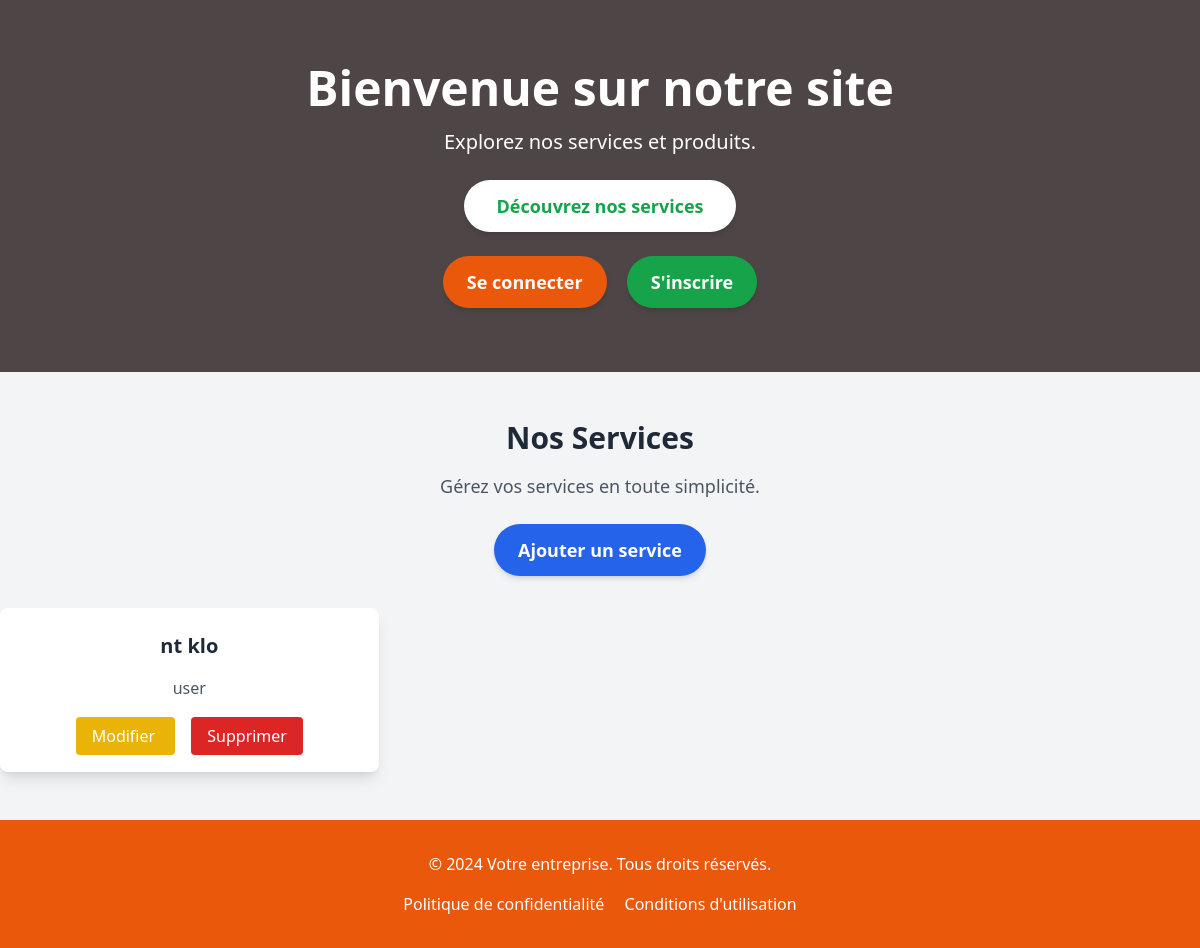
Before: / with the older database file.
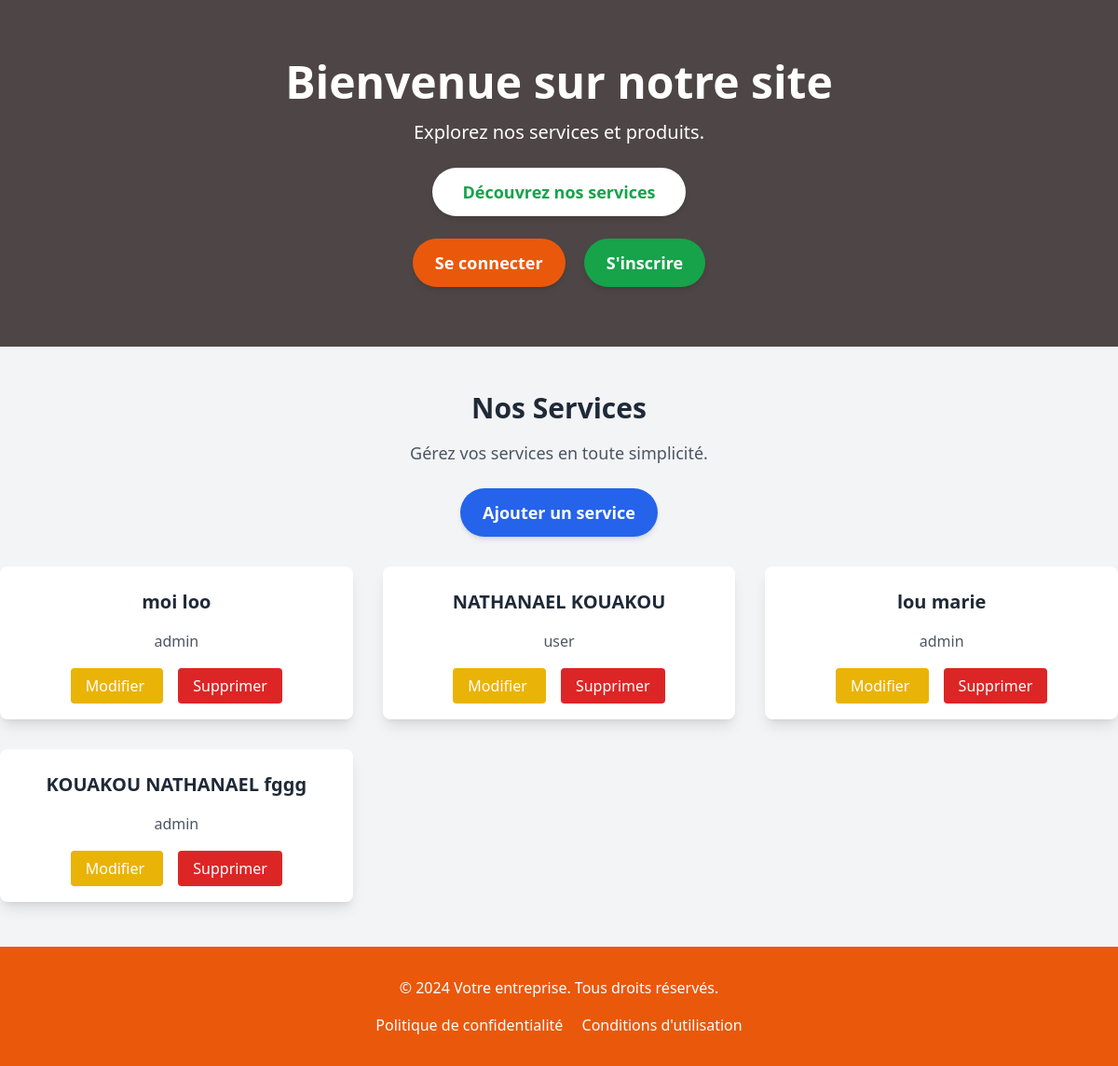
After: the same page with the newer database file.
### test_app/models.py (models this page shows, shortened)
class Personne(models.Model):
    name = models.CharField(max_length=50)
    subname = models.CharField(max_length=50)
    birth = models.DateField()  # Utilisation d'un champ DateField pour la date de naissance
    email = models.EmailField()
    tel = models.CharField(max_length=10)  # Peut aussi être remplacé par un PhoneNumberField si besoin
    ROLE = (('admin', 'admin'), ('user', 'user'))
    role = models.CharField(max_length=10, choices=ROLE)

### test_app/views.py (the view)
# urls.py: path('', views.home),
def home(request):
    impot=Impot.objects.all()
    person=Personne.objects.all()
    content={
        'impot':impot,
        'persons':person
    }
    return render(request, 'base.html', content)

### templates/base.html (shortened to what this page needs)
<!DOCTYPE html>
<html lang="fr">
<head>
    <script src="https://cdn.tailwindcss.com"></script>
</head>
<body class="bg-gray-100 text-gray-900 font-sans">
<header class="bg-cover bg-center py-16" style="background-color:rgb(78, 70, 70)">
    <div class="text-center text-white">
        <h1 class="text-5xl font-bold">Bienvenue sur notre site</h1>
        <p class="mt-4 text-xl">Explorez nos services et produits.</p>
        <a href="#services"
           class="mt-6 inline-block px-8 py-3 text-lg font-semibold text-green-600 bg-white rounded-full shadow-md hover:bg-gray-200 focus:outline-none">
           Découvrez nos services
        </a>
        <div class="mt-6 space-x-4">
            <a href="./login.html"
               class="inline-block px-6 py-3 text-lg font-semibold text-white bg-orange-600 rounded-full shadow-md hover:bg-orange-700 focus:outline-none">
               Se connecter
            </a>
            <a href="{% url 'create' %}"
               class="inline-block px-6 py-3 text-lg font-semibold text-white bg-green-600 rounded-full shadow-md hover:bg-green-700 focus:outline-none">
               S'inscrire
            </a>
        </div>
    </div>
</header>
{% block content %}
<section id="services" class="text-center py-12">
    <h2 class="text-3xl font-semibold text-gray-800">Nos Services</h2>
    <p class="mt-4 text-lg text-gray-600">Gérez vos services en toute simplicité.</p>
    <div class="mt-6">
        <a href="/create"
           class="inline-block px-6 py-3 text-lg font-semibold text-white bg-blue-600 rounded-full shadow-md hover:bg-blue-700 focus:outline-none">
           Ajouter un service
        </a>
    </div>
    <div class="mt-8 grid grid-cols-1 md:grid-cols-3 gap-8">
        {% for person in persons %}
        <div class="bg-white p-6 rounded-lg shadow-lg hover:shadow-2xl transition-transform transform hover:scale-105">
            <h3 class="text-xl font-semibold text-gray-800">{{ person.name }} {{ person.subname }}</h3>
            <p class="mt-4 text-gray-600">{{ person.role }}</p>
            <div class="mt-6 space-x-4">
                <a href="{% url 'update' person.id %}"
                   class="px-4 py-2 text-white bg-yellow-500 rounded hover:bg-yellow-600 focus:outline-none">
                   Modifier
                </a>
                <a href="{% url 'delete' person.id %}"
                   class="px-4 py-2 text-white bg-red-600 rounded hover:bg-red-700 focus:outline-none"
                   onclick="return confirm('Êtes-vous sûr de vouloir supprimer ce service {{ person.name }} {{ person.subname }}?');">
                   Supprimer
                </a>
            </div>
        </div>
        {% endfor %}
    </div>
</section>
{% endblock %}
<footer class="bg-orange-600 text-white py-8">
    <div class="container mx-auto text-center">
        <p>&copy; 2024 Votre entreprise. Tous droits réservés.</p>
        <div class="mt-4 space-x-4">
            <a href="#" class="text-white hover:text-green-400">Politique de confidentialité</a>
            <a href="#" class="text-white hover:text-green-400">Conditions d'utilisation</a>
        </div>
    </div>
</footer>
</body>
</html>

Changed rows visible on the page:
changed Personne: name "nt" → "moi"; subname "klo" → "loo"; role "user" → "admin"
added Personne: name "NATHANAEL", subname "KOUAKOU", role "user"
added Personne: name "lou", subname "marie", role "admin"
added Personne: name "KOUAKOU NATHANAEL", subname "fggg", role "admin"
